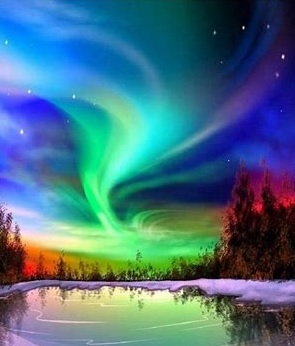
#> input picture image_night.jpg, 295 x 346 px
$ python 02_04_imageTypes_colorChannels.py
#> lines starting #> are read from the running program, lines starting #| are printed output that depends on the picture
import numpy as np
import cv2


color = cv2.imread("image_night.jpg", 1)
#> color is the input picture: shape (346, 295, 3); mean B, G, R 130.1, 113, 70.7
cv2.imshow("Image", color)
print(color.shape)
#| (346, 295, 3)
height,width,channels = color.shape
#> height = 346; width = 295; channels = 3

b,g,r = cv2.split(color)
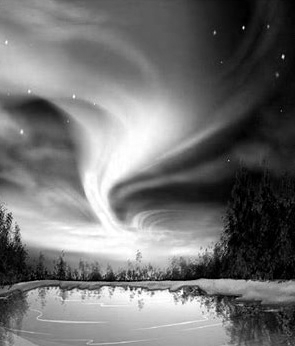
#> g: shape (346, 295); min 0, max 255, mean 113
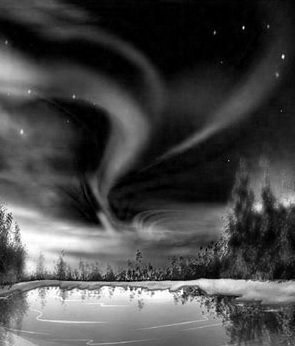
#> r: shape (346, 295); min 0, max 255, mean 70.7

rgb_split = np.empty([height,width*3,3], 'uint8')
rgb_split[:, 0:width] = cv2.merge([b,b,b])
rgb_split[:, width:width*2] = cv2.merge([g,g,g])
rgb_split[:, width*2:width*3] = cv2.merge([r,r,r])
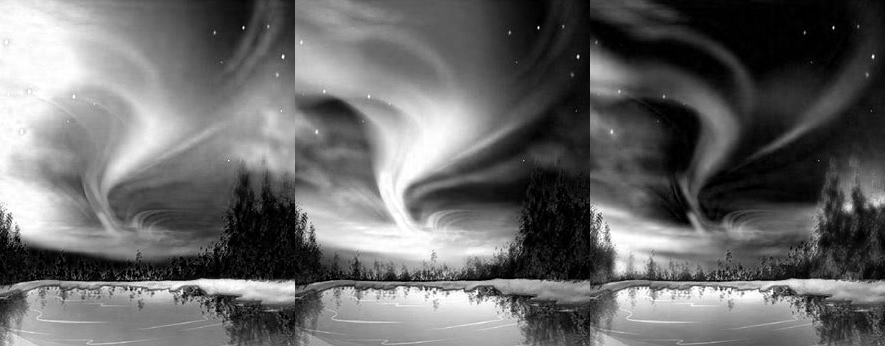
#> rgb_split: shape (346, 885, 3); min 0, max 255, mean 104.6
cv2.imshow("Channels", rgb_split)

hsv = cv2.cvtColor(color, cv2.COLOR_BGR2HSV)
#> hsv: shape (346, 295, 3); mean H, S, V 90.3, 170.8, 154.8
h,s,v = cv2.split(hsv)
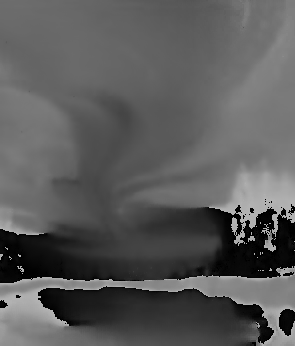
#> h: shape (346, 295); min 0, max 179, mean 90.3
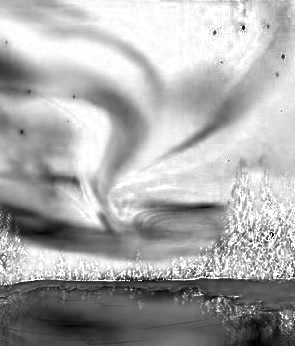
#> s: shape (346, 295); min 0, max 255, mean 170.8
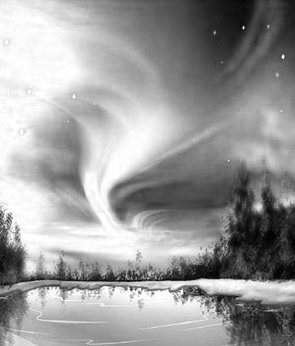
#> v: shape (346, 295); min 0, max 255, mean 154.8
hsv_split = np.concatenate((h,s,v), axis=1)
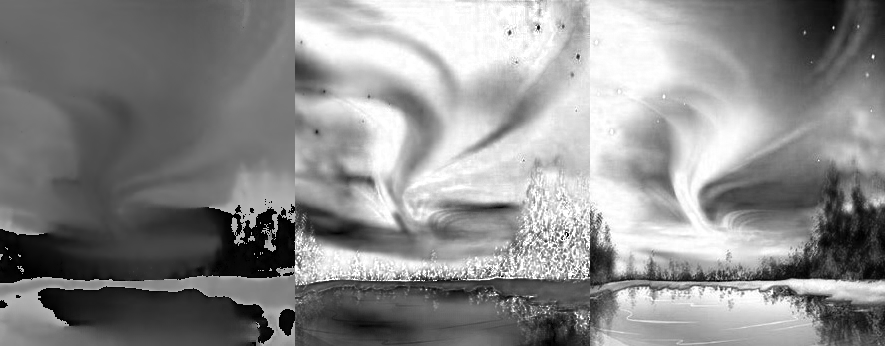
#> hsv_split: shape (346, 885); min 0, max 255, mean 138.6
cv2.imshow("hsv", hsv_split)

cv2.waitKey(0)
cv2.destroyAllWindows

$ run again, with tomatoes.jpg copied over image_night.jpg
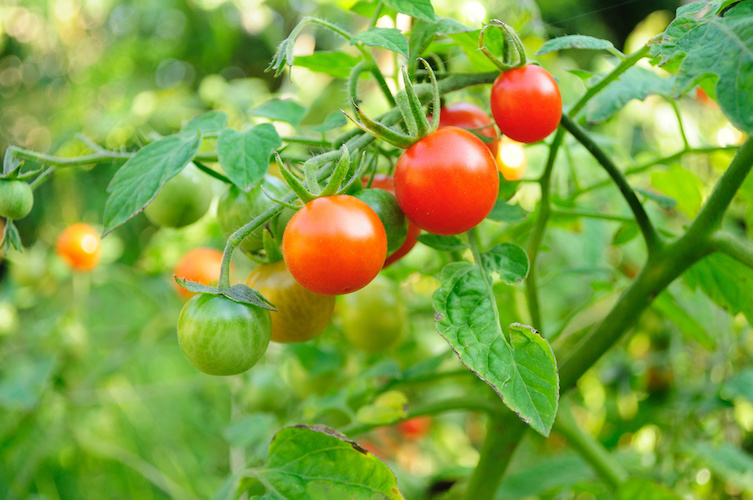
#> input picture tomatoes.jpg, 753 x 500 px
#> color is the input picture: shape (500, 753, 3); mean B, G, R 64.5, 161.1, 127.4
#| (500, 753, 3)
#> hsv: shape (500, 753, 3); mean H, S, V 42.7, 166.4, 171.1
#> `h,s,v = cv2.split(hsv)`:
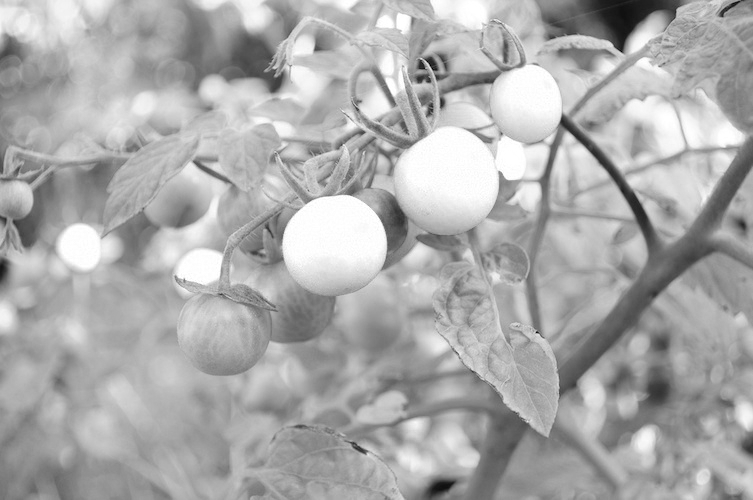
#> v: shape (500, 753); min 2, max 255, mean 171.1
#> `hsv_split = np.concatenate((h,s,v), axis=1)`:
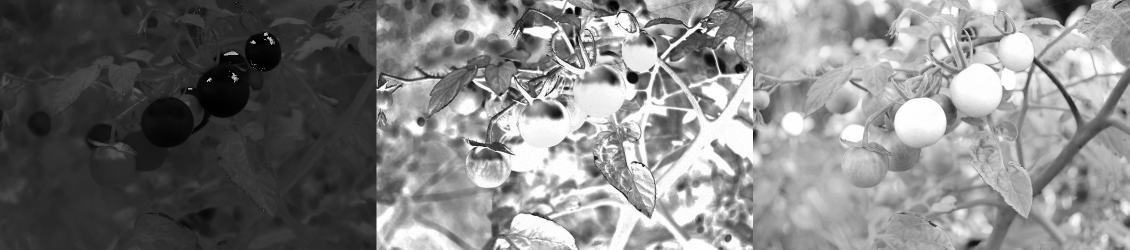
#> hsv_split: shape (500, 2259) (shown at 1/2 size); min 0, max 255, mean 126.7
